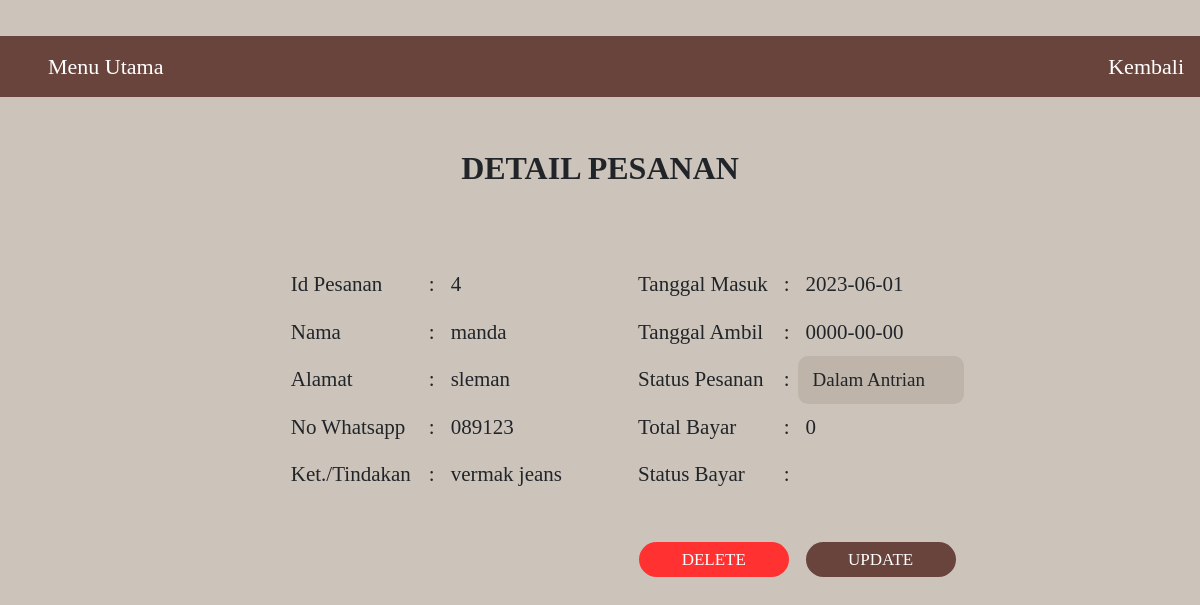
/ragiladmin/detailpesanan.php?id=4 (signed in), run on the app's committed database.
### tables this page shows
CREATE TABLE `pesanan` (
  `id_pesanan` int(11) NOT NULL,
  `ket_tindakan` varchar(100) NOT NULL,
  `tgl_masuk` date NOT NULL,
  `tgl_ambil` date DEFAULT NULL,
  `status_pesanan` varchar(50) NOT NULL,
  `total_bayar` int(50) DEFAULT NULL,
  `status_bayar` varchar(20) DEFAULT NULL,
  `id_pelanggan` int(11) NOT NULL,
  `id_penjahit` int(11) NOT NULL
);

CREATE TABLE `pelanggan` (
  `id_pelanggan` int(11) NOT NULL,
  `nama_pelanggan` varchar(20) NOT NULL,
  `alamat` varchar(30) NOT NULL,
  `no_whatsapp` varchar(12) NOT NULL
);

### ragiladmin/detailpesanan.php (the view, shortened to what this page needs)
<!DOCTYPE html>
<html>
<head>
	<link href="https://cdn.jsdelivr.net/npm/bootstrap@5.2.1/dist/css/bootstrap.min.css" rel="stylesheet">
</head>
<body>
	<?php
        include('koneksi.php');
        $id = $_GET['id'];
        $sql    = "SELECT * FROM pesanan WHERE id_pesanan='$id'";
        $query  = mysqli_query($connect, $sql);
        while ($data = mysqli_fetch_array($query)) {
        ?>
	<br>
	<ul>
  		<li><a href="menu.php">Menu Utama</a></li>
  		<li style="float: right"><a href="pesanan.php">Kembali</a></li>
  	<?php } ?>
	</ul>
	<center>
    	<br>
    	<h2 style="font-weight: bold">DETAIL PESANAN</h2>
    	<br>
    </center>
    <?php
	include('koneksi.php');
	$id = $_GET['id'];
    $sql    = "SELECT * FROM pesanan INNER JOIN pelanggan ON pesanan.id_pelanggan = pelanggan.id_pelanggan WHERE pesanan.id_pesanan = $id";
	$query	= mysqli_query($connect, $sql);
	while ($data = mysqli_fetch_array($query)) {
	?>
	<div class="row">
        <div class="column">
            <table class="column1">
            <tr>
                <td>Id Pesanan</td>
                <td>:</td>
                <td><?= $data['id_pesanan']; ?></td>
            <tr>
                <td>Nama</td>
                <td>:</td>
                <td><?= $data['nama_pelanggan']; ?></td>
            </tr>
            <tr>
                <td>Alamat</td>
                <td>:</td>
                <td><?= $data['alamat']; ?></td>
            </tr>
            <tr>
                <td>No Whatsapp</td>
                <td>:</td>
                <td><?= $data['no_whatsapp']; ?></td>
            </tr>
            <tr>
                <td style="padding-right: 10px">Ket./Tindakan</td>
                <td>:</td>
                <td><?= $data['ket_tindakan']; ?></td>
            </tr>
            </table>
        </div>
        <div class="column">
            <table class="column2">
            <tr>
                <td>Tanggal Masuk</td>
                <td>:</td>
                <td><?= $data['tgl_masuk']; ?></td>
            </tr>
            <tr>
                <td>Tanggal Ambil</td>
                <td>:</td>
                <td><?= $data['tgl_ambil']; ?></td>
            <tr>
                <td style="padding-right: 10px">Status Pesanan</td>
                <td>:</td>
                <td class="status"><?= $data['status_pesanan']; ?></td>
            </tr>
            <tr>
                <td>Total Bayar</td>
                <td>:</td>
                <td><?= $data['total_bayar']; ?></td>
            </tr>
            <tr>
                <td>Status Bayar</td>
                <td>:</td>
                <td><?= $data['status_bayar']; ?></td>
            </tr>
            <tr><td></td></tr>
            <tr><td></td></tr>
            <tr>
            	<td colspan="2" style="text-align: center"><a href="hapuspesanan.php?id=<?= $data['id_pesanan']; ?>"><button style="background-color: #ff3131">DELETE</button></a></td>
                <td style="text-align: center"><a href="updatepesanan.php?id=<?= $data['id_pesanan']; ?>"><button style="background-color: #69443c">UPDATE</button></a></td>
            </tr>
            </table>
        </div>
    </div>
    <?php } ?>
</body>
</html>

### ragiladmin/detailpesanan.php (style rules this page uses)
body { font-family: perpetua; background-color: #ccc3ba; width: 100%; margin: auto; text-align: center; font-size: 24px; }
ul { overflow: hidden; background-color: #69443c; color: white; }
li { float: left; display: block; padding: 14px 16px; }
li a { font-size: 22px; display: block; color: white; text-decoration: none; }
.column { width: 50%; padding: 30px; font-size: 20px; }
.column1 { float: right; }
.column2 { float: left; }
table { font-size: 21px; border-collapse: collapse; }
td { text-align: left; padding: 8px; }
.status { border-radius: 10px; background-color: #beb4aa; font-size: 19px; padding: 0px 15px; }
button { width: 150px; padding: 5px 0; text-align: center; border: none; cursor: pointer; border-radius: 25px; margin: 3px 0px; color: white; font-family: perpetua; font-size: 17px; }

### data on the page
pesanan: id_pesanan "4", id_pelanggan.nama_pelanggan "manda", id_pelanggan.alamat "sleman", id_pelanggan.no_whatsapp "089123", ket_tindakan "vermak jeans", tgl_masuk "2023-06-01", tgl_ambil "0000-00-00", status_pesanan "Dalam Antrian", total_bayar "0"
